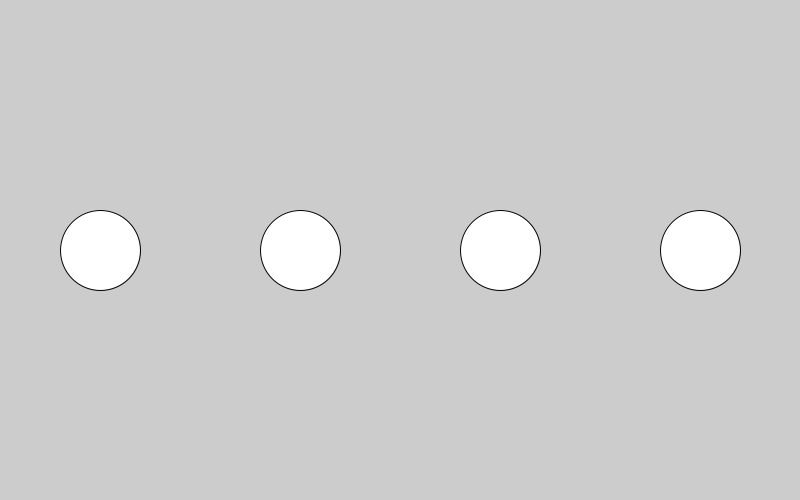
Frame 1 (no input)
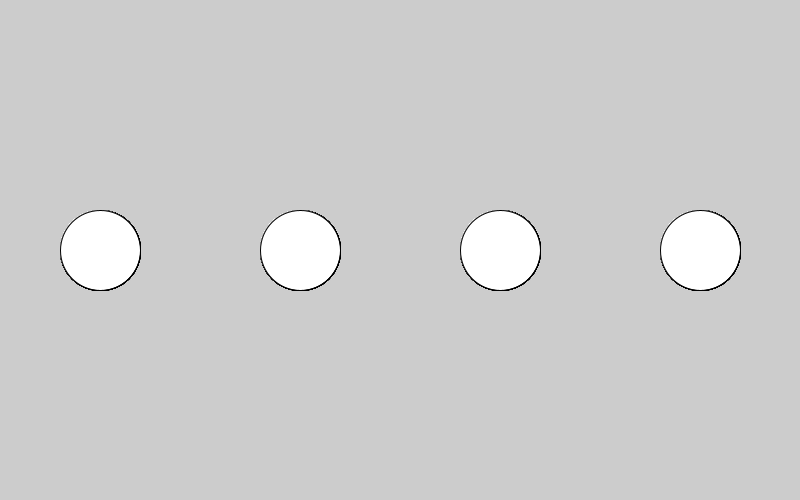
Frame 60 (the mouse pressed at the canvas centre just before this capture)
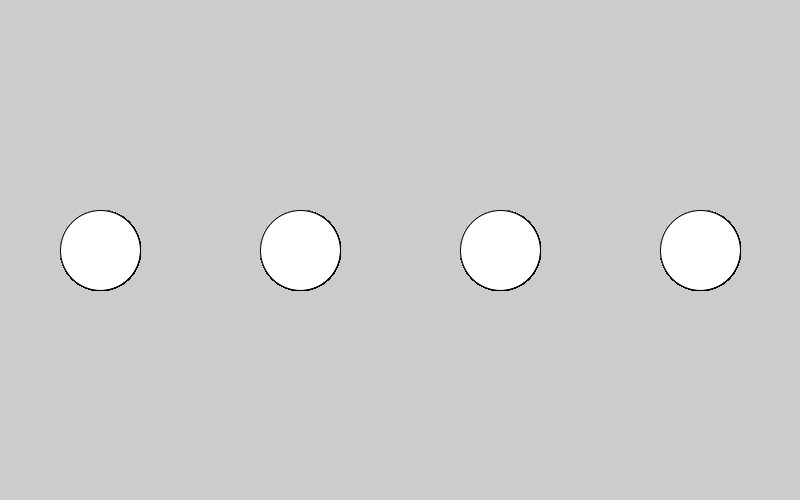
Frame 120 (the mouse held since frame 60 and released just before this capture)

The Processing sketch that drew these frames (run headless with seeded random() and noise(); from frame 60 on, the mouse is pressed at the canvas centre):

// Processing sketch: processing_33229
// ── processing_33229.pde

void setup(){
  size(800,500);
}

void draw(){
  for(int posX=100; posX<800; posX=posX+200) {
    ellipse(posX,250,80,80);
  }
}
